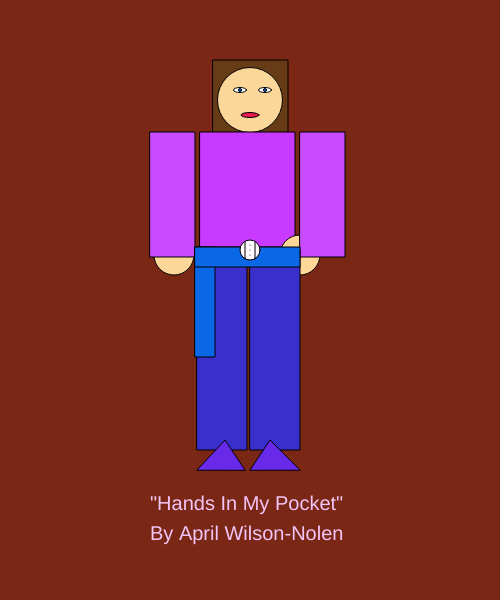
Frame 1 (no input)
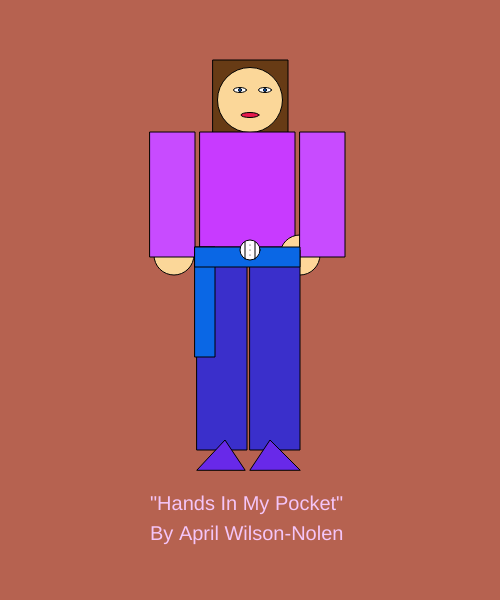
Frame 60 (no input)
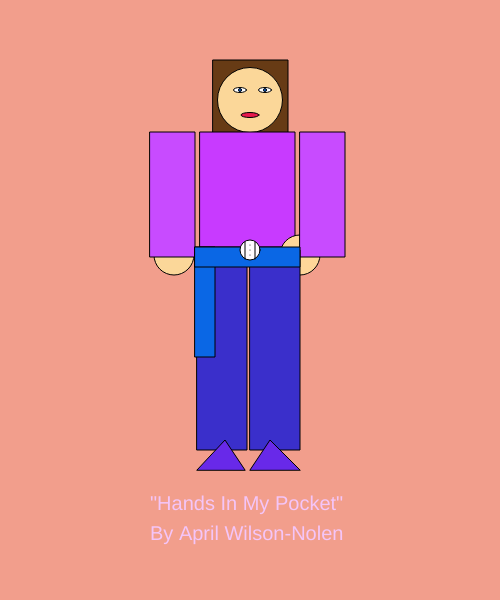
Frame 120 (the mouse pressed at the canvas centre since frame 60)

The p5.js sketch that drew these frames (run headless with seeded random() and noise() and a simulated clock; from frame 60 on, the mouse is pressed at the canvas centre):

// p5.js sketch
// ── sketch.js
/*
 Michael, I can no longer comment on the
 circle because I replaced with my self-portrait
 */
var myFavoriteNumber = 7;
var name = "John Sena";
var age = 67;
var redColor = 123;
var greenColor = 39;
var blueColor = 21;
function doSomething()
  {
   var myFavoriteColor = "green";
  }
for(var i = 0; i < 5; i++)
  {
  console.log(i);
  }
/*
 the setup function ensures we have a canvas to draw on,
 and is only done one time
 */
function setup()
  {
    createCanvas(500,600);
  } 
function draw()
  {
    background(redColor,greenColor,blueColor);
    redColor++;
    greenColor++;
    blueColor++;
    myFavoriteNumber+= 2;
    console.log(myFavoriteNumber);
    //*hair*//
    fill(103, 59, 21);
    rect(213, 60, 75, 110);    
    //*head**//
    fill(251, 215, 153);
    circle(250, 100, 65);
    //*face*//
    //*righteye*//
    fill(255, 255, 255);
    ellipse(240, 90, 13, 5);
    fill(10, 103, 233);
    circle(240, 90, 3);
    //*lefteye*//
    fill(255, 255, 255);
    ellipse(265, 90, 13, 5);
    fill(10, 103, 233);
    circle(265, 90, 3);
    //*mouth*//
    fill(232, 25, 78);
    ellipse(250, 115, 18, 5);
    line()
    //*body*//
    fill(200, 58, 590);
    rect(200, 132, 95, 115);
    //*lefthand*//
    fill(251, 215, 153);
    circle(174, 255 ,40);
    //*leftarm*//
    fill(200, 75, 600);
    rect(150, 132, 45, 125);
    //*righthand*//
    fill(261, 215, 153);
    circle(300, 255 ,40);
    //*rightarm*//
    fill(200, 75, 600);
    rect(300, 132, 45, 125);
    //*leftleg*//
    fill(58, 47, 203);
    rect(197, 250, 50, 200);
    //*rightleg*//
    fill(58, 47, 203);
    rect(250, 250, 50, 200);
    //*belttie*//
    fill(10, 103, 229);
    rect(195, 247, 20, 110);
    //*belt*//
    fill(10, 103, 229);
    rect(195, 247, 105, 20);
    //*beltbuckle*//
    fill(255, 250, 255);
    circle(250, 250, 20);
    //*leftshoe*//
    fill(104, 41, 233);
    triangle(197, 470, 225, 440, 245, 470);
    //*rightshoe*//
    fill(104, 41, 233);
    triangle(250, 470, 270, 440, 300, 470);
    //*buckledeco*//
    point(250, 255);
    point(250, 250);
    point(250, 245);
    line(245, 242, 245,259);
    line(255, 242, 255, 259);
    fill(244,197, 248);
    textSize(20);
    text('"Hands In My Pocket"', 150, 510);
    text('By April Wilson-Nolen', 150, 540);
  }
  
// ── across and down the left side code.js
var myFavoriteNumber = 7;
var name = "John Cena";
var age = 67;
var redColor = 123;
var greenColor = 39;
var blueColor = 21;
/* Hi Michael, All that shows here is a background and circle,
 nothing is working. Is the order/grouping wrong? Can I better 
 place these? Does the order matter?*/
var x = 100;
var y = 200;
var diameter = 50;

function doSomething()
  {
   var myFavoriteNumber = 3;
   var myFavoriteColor = "green";
  }
for(var i = 0; i < 5; i++);
  {
  console.log(i);
  }
function setup()
  {
    createCanvas(500,800);
  } 
function draw()
  {
    background(redColor,greenColor,blueColor);
    fill(255);
    circle(x,y,diameter);
    fill(redColor,greenColor,blueColor);
    circle(x,y,25);
    if(x <= 500)
    {
        x+=8;
        y+=8;
    }
    else
    {
      x-=8;
      y-+8;
    }
   }
// ── letsMove.js
var myFavoriteNumber = 7;
var name = "John Cena";
var age = 67;
var redColor = 123;
var greenColor = 39;
var blueColor = 21;
/* Hi Michael, All that shows here is a background and circle,
 nothing is working. Is the order/grouping wrong? Can I better 
 place these? Does the order matter?*/
var x = 100;
var y = 200;
var diameter = 50;
function doSomething()
  {
   var myFavoriteNumber = 3;
   var myFavoriteColor = "green";
  }
for(var i = 0; i < 5; i++);
  {
  console.log(i);
  }
var movement = 8;
let angle = 0;
let x2 = 50;
let y2 = 50;

function setup()
  {
    createCanvas(500,800);
    angleMode(DEGREES);
    movement = Math.floor(Math.random() * 10) + 1;
  } 
function draw()
  {
    background(redColor,greenColor,blueColor);
    
    
  
    fill(255);
    circle(x,y,diameter);
    fill(redColor,greenColor,blueColor);
    circle(x,y,25);
    if(x >= 500 || x <= 0)
    {
      movement *= -1;
    }
    
     x += movement;

    translate(x2,y2);
    rotate(angle);
    fill(0);
    rectMode(CENTER);
    rect(0, 0, 100, 50);
    x2 = x + 2;
    angle = angle + 5;
  }

// ── sketch (2).js
function setup()
  {
    createCanvas(500,600);
  }
function draw()
  {
    background(120, 45, 145);
    //*hair*//
    fill(103, 59, 21);
    rect(213, 60, 75, 110);    
    //*head**//
    fill(251, 215, 153);
    circle(250, 100, 65);
    //*face*//
    //*righteye*//
    fill(255, 255, 255);
    ellipse(240, 90, 13, 5);
    fill(10, 103, 233);
    circle(240, 90, 3);
    //*lefteye*//
    fill(255, 255, 255);
    ellipse(265, 90, 13, 5);
    fill(10, 103, 233);
    circle(265, 90, 3);
    //*mouth*//
    fill(232, 25, 78);
    ellipse(250, 115, 18, 5);
    line()
    //*body*//
    fill(200, 58, 590);
    rect(200, 132, 95, 115);
    //*lefthand*//
    fill(251, 215, 153);
    circle(174, 255 ,40);
    //*leftarm*//
    fill(200, 75, 600);
    rect(150, 132, 45, 125);
    //*righthand*//
    fill(261, 215, 153);
    circle(300, 255 ,40);
    //*rightarm*//
    fill(200, 75, 600);
    rect(300, 132, 45, 125);
    //*leftleg*//
    fill(58, 47, 203);
    rect(197, 250, 50, 200);
    //*rightleg*//
    fill(58, 47, 203);
    rect(250, 250, 50, 200);
    //*belttie*//
    fill(10, 103, 229);
    rect(195, 247, 20, 110);
    //*belt*//
    fill(10, 103, 229);
    rect(195, 247, 105, 20);
    //*beltbuckle*//
    fill(255, 250, 255);
    circle(250, 250, 20);
    //*leftshoe*//
    fill(104, 41, 233);
    triangle(197, 470, 225, 440, 245, 470);
    //*rightshoe*//
    fill(104, 41, 233);
    triangle(250, 470, 270, 440, 300, 470);
    //*buckledeco*//
    point(250, 255);
    point(250, 250);
    point(250, 245);
    line(245, 242, 245,259);
    line(255, 242, 255, 259);
    fill(244,197, 248);
    textSize(20);
    text('"Hands In My Pocket"', 150, 510);
    text('By April Wilson-Nolen', 150, 540);
  }
